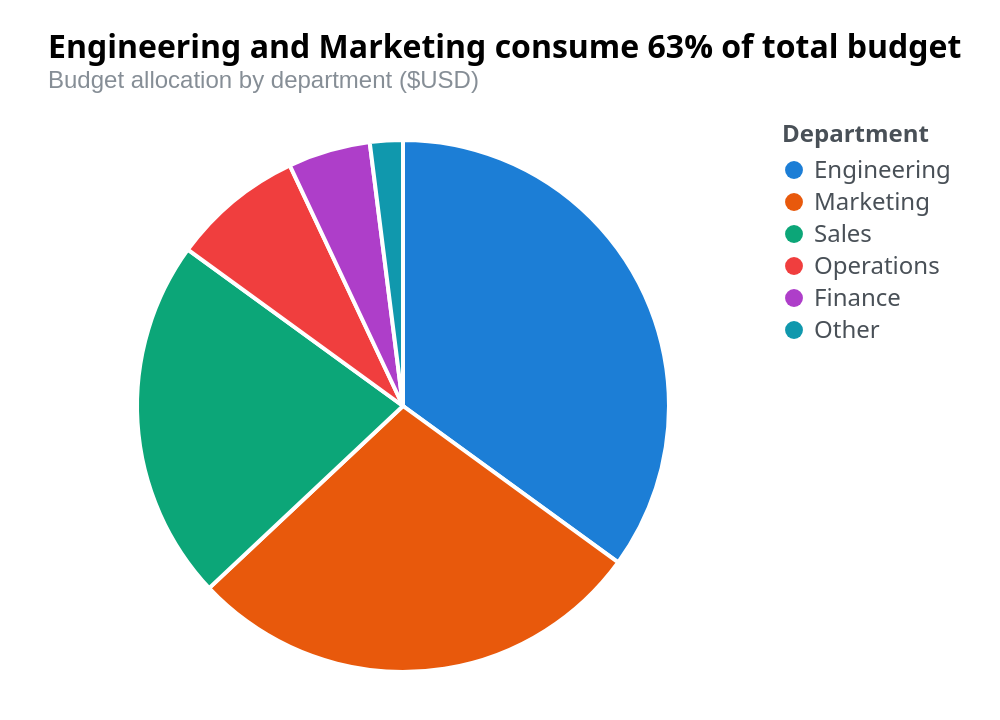

Vega-Lite specification stored for this chart:
### Vega specification from a JSON file in a GitHub repository (floating-point values rounded to 4 significant figures)
{"_metadata": {"customization": ["Replace 'values' array with your data", "Change 'category' and 'value' field names in transforms, scales, and marks", "Set innerRadius > 0 on arc marks to create a donut chart", "Update the legend label and tooltip format for your units", "Modify title and description for your context"], "dataFormat": "Array of objects with 'category' (nominal) and 'value' (quantitative) fields. Each object represents one slice."}, "$schema": "https://vega.github.io/schema/vega/v6.json", "autosize": {"contains": "padding", "type": "fit"}, "config": {"aria": true, "axis": {"labelFont": "system-ui, -apple-system, sans-serif", "titleFont": "system-ui, -apple-system, sans-serif"}, "title": {"font": "system-ui, -apple-system, sans-serif"}}, "data": [{"name": "source", "transform": [{"endAngle": 6.283, "field": "value", "startAngle": 0, "type": "pie"}], "values": [{"category": "Engineering", "value": 350000}, {"category": "Marketing", "value": 280000}, {"category": "Sales", "value": 220000}, {"category": "Operations", "value": 80000}, {"category": "Finance", "value": 50000}, {"category": "Other", "value": 20000}]}], "description": "Pie chart showing budget allocation across 6 departments. Engineering leads at 35% ($350K), followed by Marketing at 28% ($280K) and Sales at 22% ($220K). Operations, Finance, and Other together account for the remaining 15%.", "height": 360, "legends": [{"fill": "color", "labelColor": "#495057", "labelFont": "system-ui, -apple-system, sans-serif", "labelFontSize": 12, "offset": 12, "orient": "right", "rowPadding": 4, "symbolSize": 80, "symbolType": "circle", "title": "Department", "titleColor": "#495057", "titleFont": "system-ui, -apple-system, sans-serif", "titleFontSize": 12}], "marks": [{"encode": {"enter": {"endAngle": {"field": "endAngle"}, "innerRadius": {"value": 0}, "outerRadius": {"signal": "min(width / 2, height / 2) - 8"}, "startAngle": {"field": "startAngle"}, "stroke": {"value": "white"}, "strokeWidth": {"value": 2}, "tooltip": {"signal": "{'Department': datum.category, 'Budget': '$' + format(datum.value, ',.0f'), 'Share': format(datum.value / 1000000, '.0%')}"}, "x": {"signal": "cx"}, "y": {"signal": "cy"}}, "update": {"fill": {"field": "category", "scale": "color"}, "opacity": [{"test": "hovered === null || hovered.category === datum.category", "value": 1}, {"value": 0.25}], "outerRadius": [{"signal": "min(width / 2, height / 2)", "test": "hovered !== null && hovered.category === datum.category"}, {"signal": "min(width / 2, height / 2) - 8"}]}}, "from": {"data": "source"}, "type": "arc"}], "padding": {"bottom": 16, "left": 24, "right": 24, "top": 16}, "scales": [{"domain": {"data": "source", "field": "category"}, "name": "color", "range": ["#1c7ed6", "#e8590c", "#0ca678", "#f03e3e", "#ae3ec9", "#1098ad"], "type": "ordinal"}], "signals": [{"name": "hovered", "on": [{"events": "arc:pointerover", "update": "datum"}, {"events": "arc:pointerout", "update": "null"}], "value": null}, {"name": "cx", "update": "width / 2"}, {"name": "cy", "update": "height / 2"}], "title": {"anchor": "start", "fontSize": 16, "offset": 16, "subtitle": "Budget allocation by department ($USD)", "subtitleColor": "#868e96", "subtitleFontSize": 12, "text": "Engineering and Marketing consume 63% of total budget"}, "width": 500}
